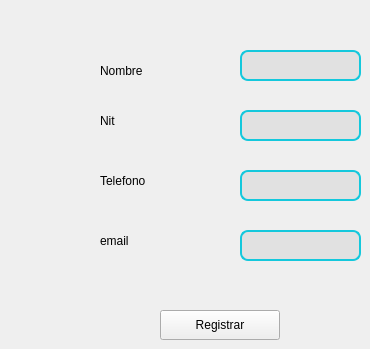
                    <widget class="QWidget" name="page_form_cliente">
                     <widget class="QLabel" name="label_6">
                      <property name="geometry">
                       <rect>
                        <x>100</x>
                        <y>50</y>
                        <width>101</width>
                        <height>41</height>
                       </rect>
                      </property>
                      <property name="styleSheet">
                       <string notr="true">color: rgb(0, 0, 0);</string>
                      </property>
                      <property name="text">
                       <string>Nombre</string>
                      </property>
                     </widget>
                     <widget class="QLineEdit" name="nombre_cliente">
                      <property name="geometry">
                       <rect>
                        <x>240</x>
                        <y>50</y>
                        <width>121</width>
                        <height>31</height>
                       </rect>
                      </property>
                      <property name="styleSheet">
                       <string notr="true">QLineEdit{
border: 2px solid #14c8dc;
border-radius: 8px;
color: rgb(0, 0, 0);
background-color:rgb(225,225,225);
font: 75 12pt&quot;Times New Roman&quot;;
}</string>
                      </property>
                     </widget>
                     <widget class="QLineEdit" name="nit_cliente">
                      <property name="geometry">
                       <rect>
                        <x>240</x>
                        <y>110</y>
                        <width>121</width>
                        <height>31</height>
                       </rect>
                      </property>
                      <property name="styleSheet">
                       <string notr="true">QLineEdit{
border: 2px solid #14c8dc;
border-radius: 8px;
color: rgb(0, 0, 0);
background-color:rgb(225,225,225);
font: 75 12pt&quot;Times New Roman&quot;;
}</string>
                      </property>
                     </widget>
                     <widget class="QLineEdit" name="celular_cliente">
                      <property name="geometry">
                       <rect>
                        <x>240</x>
                        <y>170</y>
                        <width>121</width>
                        <height>31</height>
                       </rect>
                      </property>
                      <property name="styleSheet">
                       <string notr="true">QLineEdit{
border: 2px solid #14c8dc;
border-radius: 8px;
color: rgb(0, 0, 0);
background-color:rgb(225,225,225);
font: 75 12pt&quot;Times New Roman&quot;;
}</string>
                      </property>
                     </widget>
                     <widget class="QLineEdit" name="email_cliente">
                      <property name="geometry">
                       <rect>
                        <x>240</x>
                        <y>230</y>
                        <width>121</width>
                        <height>31</height>
                       </rect>
                      </property>
                      <property name="styleSheet">
                       <string notr="true">QLineEdit{
border: 2px solid #14c8dc;
border-radius: 8px;
color: rgb(0, 0, 0);
background-color:rgb(225,225,225);
font: 75 12pt&quot;Times New Roman&quot;;
}</string>
                      </property>
                     </widget>
                     <widget class="QLabel" name="label_30">
                      <property name="geometry">
                       <rect>
                        <x>100</x>
                        <y>100</y>
                        <width>101</width>
                        <height>41</height>
                       </rect>
                      </property>
                      <property name="styleSheet">
                       <string notr="true">color: rgb(0, 0, 0);</string>
                      </property>
                      <property name="text">
                       <string>Nit</string>
                      </property>
                     </widget>
                     <widget class="QLabel" name="label_31">
                      <property name="geometry">
                       <rect>
                        <x>100</x>
                        <y>160</y>
                        <width>101</width>
                        <height>41</height>
                       </rect>
                      </property>
                      <property name="styleSheet">
                       <string notr="true">color: rgb(0, 0, 0);</string>
                      </property>
                      <property name="text">
                       <string>Telefono</string>
                      </property>
                     </widget>
                     <widget class="QLabel" name="label_32">
                      <property name="geometry">
                       <rect>
                        <x>100</x>
                        <y>220</y>
                        <width>101</width>
                        <height>41</height>
                       </rect>
                      </property>
                      <property name="styleSheet">
                       <string notr="true">color: rgb(0, 0, 0);</string>
                      </property>
                      <property name="text">
                       <string>email</string>
                      </property>
                     </widget>
                     <widget class="QPushButton" name="registrar_cliente">
                      <property name="geometry">
                       <rect>
                        <x>160</x>
                        <y>310</y>
                        <width>120</width>
                        <height>30</height>
                       </rect>
                      </property>
                      <property name="minimumSize">
                       <size>
                        <width>120</width>
                        <height>30</height>
                       </size>
                      </property>
                      <property name="text">
                       <string>Registrar</string>
                      </property>
                     </widget>
                    </widget>
